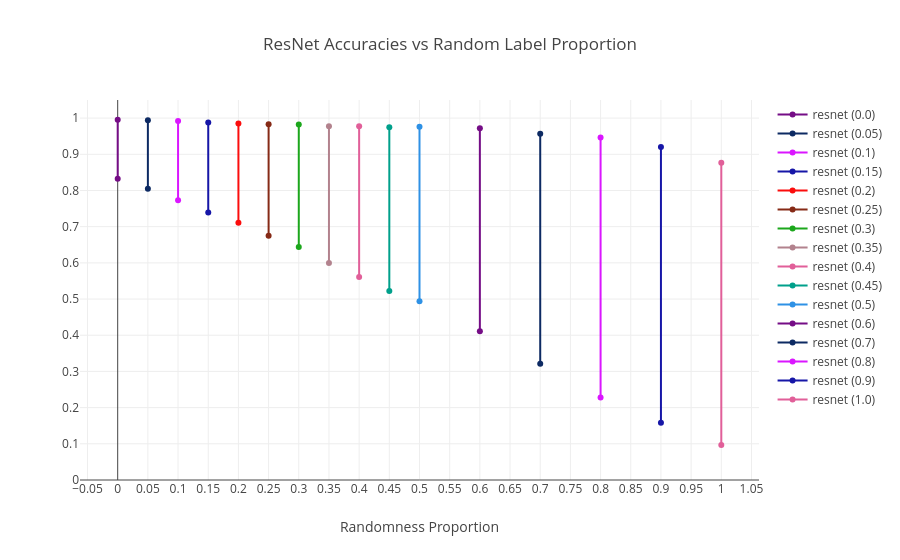

Notebook code cell kept with this figure:
### Code cell
resnet = full_data[(full_data["model"].str.contains("resnet")) & (full_data["split"] == "trainUval")].copy()

resnet["layer_idx"] = resnet["layer"].apply(lambda x: layer_order['resnet'].index(x))
resnet.sort_values("layer_idx", inplace=True)

resnet_accs = resnet[(resnet["layer"] == "a1") & (resnet["dataset"].str.contains("-r"))][["dataset", "model", "train_acc", "val_acc"]]
resnet_accs["random_prop"] = resnet_accs["dataset"].apply(lambda x: float(x.split("-r")[1]))
resnet_accs.sort_values("random_prop", inplace=True)

fig = make_subplots()
for i, row in resnet_accs.iterrows():
    color = color_seq[i % len(color_seq)]
    fig.add_trace(go.Scatter(x=[row["random_prop"], row["random_prop"]], y=[row["train_acc"], row["val_acc"]], mode="lines+markers", line = dict(color=color), name=f"{row['model']} ({row['random_prop']})"))
    
fig.update_layout(title="ResNet Accuracies vs Random Label Proportion")
fig.update_xaxes(title_text="Randomness Proportion", nticks=23)
fig.update_yaxes(range=[0.0, 1.05], nticks=20)

### Figure 1 — Plotly figure (JSON) as saved in the notebook; plotly's stock layout.template omitted (floating-point values rounded to 4 significant figures)
{"data": [{"line": {"color": "#750D86"}, "mode": "lines+markers", "name": "resnet (0.0)", "type": "scatter", "x": [0, 0], "y": [0.9955, 0.8326]}, {"line": {"color": "#0D2A63"}, "mode": "lines+markers", "name": "resnet (0.05)", "type": "scatter", "x": [0.05, 0.05], "y": [0.9942, 0.8047]}, {"line": {"color": "#DA16FF"}, "mode": "lines+markers", "name": "resnet (0.1)", "type": "scatter", "x": [0.1, 0.1], "y": [0.9921, 0.7727]}, {"line": {"color": "#1616A7"}, "mode": "lines+markers", "name": "resnet (0.15)", "type": "scatter", "x": [0.15, 0.15], "y": [0.9876, 0.7389]}, {"line": {"color": "#FB0D0D"}, "mode": "lines+markers", "name": "resnet (0.2)", "type": "scatter", "x": [0.2, 0.2], "y": [0.9853, 0.7109]}, {"line": {"color": "#862A16"}, "mode": "lines+markers", "name": "resnet (0.25)", "type": "scatter", "x": [0.25, 0.25], "y": [0.9828, 0.6752]}, {"line": {"color": "#1CA71C"}, "mode": "lines+markers", "name": "resnet (0.3)", "type": "scatter", "x": [0.3, 0.3], "y": [0.9825, 0.6435]}, {"line": {"color": "#B2828D"}, "mode": "lines+markers", "name": "resnet (0.35)", "type": "scatter", "x": [0.35, 0.35], "y": [0.9776, 0.5994]}, {"line": {"color": "#E15F99"}, "mode": "lines+markers", "name": "resnet (0.4)", "type": "scatter", "x": [0.4, 0.4], "y": [0.9773, 0.5608]}, {"line": {"color": "#00A08B"}, "mode": "lines+markers", "name": "resnet (0.45)", "type": "scatter", "x": [0.45, 0.45], "y": [0.9749, 0.5223]}, {"line": {"color": "#2E91E5"}, "mode": "lines+markers", "name": "resnet (0.5)", "type": "scatter", "x": [0.5, 0.5], "y": [0.9758, 0.4941]}, {"line": {"color": "#750D86"}, "mode": "lines+markers", "name": "resnet (0.6)", "type": "scatter", "x": [0.6, 0.6], "y": [0.9721, 0.4108]}, {"line": {"color": "#0D2A63"}, "mode": "lines+markers", "name": "resnet (0.7)", "type": "scatter", "x": [0.7, 0.7], "y": [0.9568, 0.3214]}, {"line": {"color": "#DA16FF"}, "mode": "lines+markers", "name": "resnet (0.8)", "type": "scatter", "x": [0.8, 0.8], "y": [0.9465, 0.2278]}, {"line": {"color": "#1616A7"}, "mode": "lines+markers", "name": "resnet (0.9)", "type": "scatter", "x": [0.9, 0.9], "y": [0.9205, 0.158]}, {"line": {"color": "#E15F99"}, "mode": "lines+markers", "name": "resnet (1.0)", "type": "scatter", "x": [1, 1], "y": [0.8766, 0.097]}], "layout": {"title": {"text": "ResNet Accuracies vs Random Label Proportion"}, "xaxis": {"anchor": "y", "domain": [0, 1], "nticks": 23, "title": {"text": "Randomness Proportion"}}, "yaxis": {"anchor": "x", "domain": [0, 1], "nticks": 20, "range": [0, 1.05]}}}
